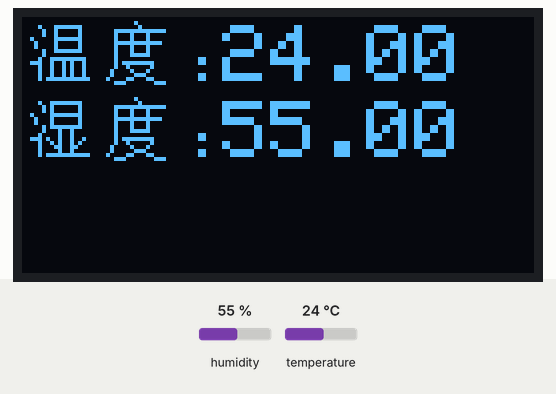
Simulated run of this sketch. Board: ESP32. On the bench: 128×64 one-colour display. The test bench sets the inputs (shaded band); at power-on: humidity 55 %, temperature 24 °C. What the sketch prints to the serial monitor is not drawn.

Above: at 4.9 s.
5.0 s: humidity set to 22 %
At 7.0 s:
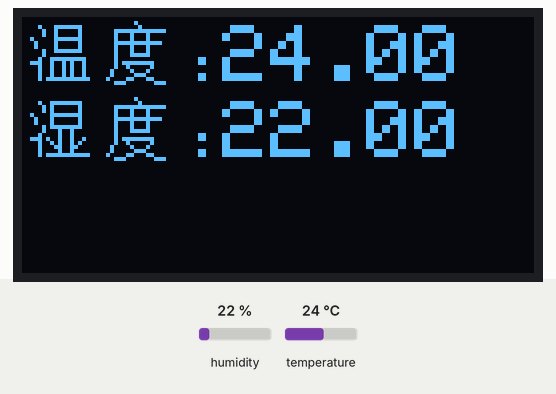
8.0 s: temperature set to 12 °C
At 9.1 s:
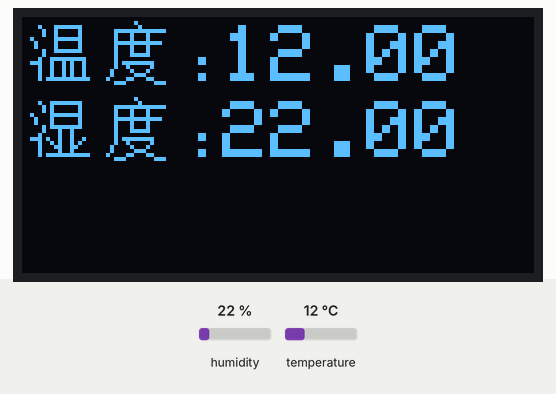
11.0 s: humidity set to 40 %
At 13.4 s:
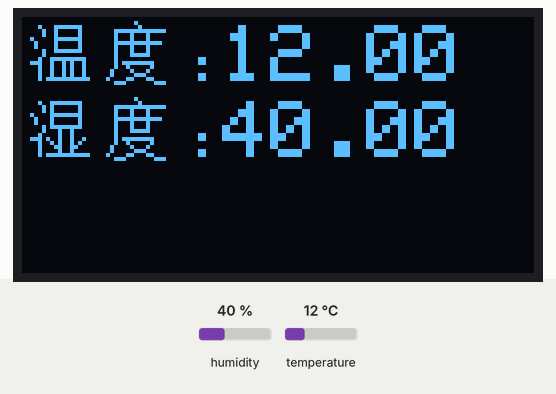
14.0 s: temperature set to 19 °C
At 15.5 s:
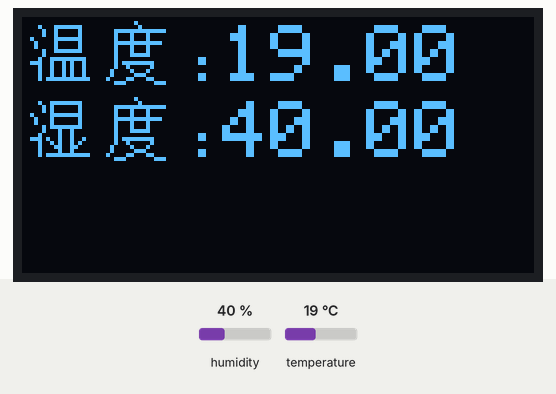
Timing chart, 0 to 17.0 s (numbered marks = the images above; inputs shaded):
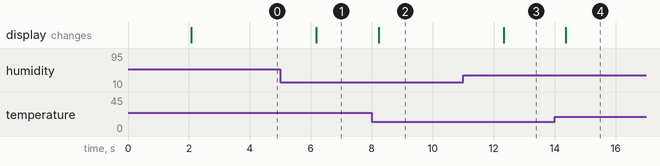

Measured:
- after the input at 5.0 s, the display: changes after 1.2 s (image 1)
- after the input at 8.0 s, the display: changes after 0.23 s (image 2)
- after the input at 11.0 s, the display: changes after 1.3 s (image 3)
- after the input at 14.0 s, the display: changes after 0.37 s (image 4)

The sketch:

humiture.ino
```cpp
//库函数
#include <DHT.h>
#include <Wire.h>
#include <Adafruit_SSD1306.h>
#include"BluetoothSerial.h"
//蓝牙初始化
BluetoothSerial SerialBT;
//函数声明
void humiture();
//定义针脚
#define DHTPIN 4  //温湿度传感器
#define scl 22
#define sda 21  //OLED
//定义类型，DHT11或者其它
#define DHTTYPE DHT11
//进行初始设置
DHT dht(DHTPIN, DHTTYPE);
//新建iic对象以及显示屏对象
TwoWire I2Cone = TwoWire(0);
Adafruit_SSD1306 display = Adafruit_SSD1306(128, 64, &I2Cone);
//字模
//中文：温  (存储点阵变量，用函数display.drawBitmap()调用即可)
static const unsigned char PROGMEM str_1[] =
{
  0x00,0x00,0x23,0xF8,0x12,0x08,0x12,0x08,0x83,0xF8,0x42,0x08,0x42,0x08,0x13,0xF8,
  0x10,0x00,0x27,0xFC,0xE4,0xA4,0x24,0xA4,0x24,0xA4,0x24,0xA4,0x2F,0xFE,0x00,0x00
};
//中文：度  (存储点阵变量，用函数display.drawBitmap()调用即可)
static const unsigned char PROGMEM str_2[] =
{
  0x01,0x00,0x00,0x80,0x3F,0xFE,0x22,0x20,0x22,0x20,0x3F,0xFC,0x22,0x20,0x22,0x20,
  0x23,0xE0,0x20,0x00,0x2F,0xF0,0x24,0x10,0x42,0x20,0x41,0xC0,0x86,0x30,0x38,0x0E

};
//中文：湿  (存储点阵变量，用函数display.drawBitmap()调用即可)
static const unsigned char PROGMEM str_3[] =
{
  0x00,0x00,0x27,0xF8,0x14,0x08,0x14,0x08,0x87,0xF8,0x44,0x08,0x44,0x08,0x17,0xF8,
  0x11,0x20,0x21,0x20,0xE9,0x24,0x25,0x28,0x23,0x30,0x21,0x20,0x2F,0xFE,0x00,0x00
};
void setup() {
  Serial.begin(9600);
  dht.begin(); //DHT开始工作
  I2Cone.begin(sda, scl, 400000);
  //初始化显示屏
  display.begin(SSD1306_SWITCHCAPVCC, 0x3C);
  //清屏
  display.clearDisplay();
  //设置字体大小
  display.setTextSize(2);
  display.setTextColor(INVERSE);
}
void loop() {
  humiture();
}
void humiture()//温湿度传感显示
{
  // 两次检测之间，要等几秒钟，这个传感器有点慢。
  delay(2000);
  // 读温度或湿度要用250毫秒
  float h = dht.readHumidity();//读湿度
  float t = dht.readTemperature();//读温度，默认为摄氏度
  Serial.print("Humidity: ");//湿度
  Serial.println(h);
  Serial.print("Temperature: ");//温度
  Serial.print(t);
  Serial.println(" ℃ ");
  display.clearDisplay();
  display.setTextColor(WHITE);//开像素点发光
  display.drawBitmap(2,1,str_1,16,16,SSD1306_WHITE);
  display.drawBitmap(21,1,str_2,16,16,SSD1306_WHITE);
  display.setCursor(40,6);
  display.print(":");
  display.drawBitmap(2,20,str_3,16,16,SSD1306_WHITE);
  display.drawBitmap(21,20,str_2,16,16,SSD1306_WHITE);
  display.setCursor(40,25);
  display.print(":");
  display.setCursor(50,2);
  display.print(t);
  display.setCursor(50,21);
  display.print(h);
  display.display();
}
```
